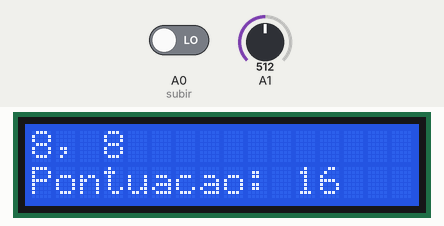
Simulated run of this sketch. Board: Arduino Uno, built with avr-gcc and run on an emulated ATmega328P. Shown: 16×2 character LCD. The test bench sets the inputs (shaded band); at power-on: A0 (subir) LOW, A1 = 512. Random numbers use the default seed unless the sketch sets one.

Above: at 1.2 s.
1.3 s: A0 (subir) driven HIGH
At 2.8 s:
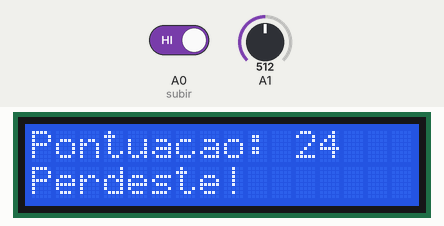
At 7.8 s:
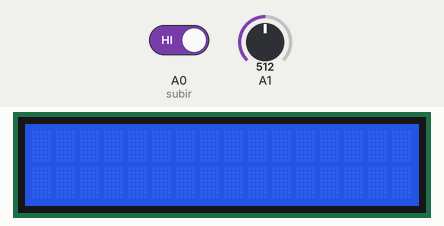
Timing chart, 0 to 9.3 s (numbered marks = the images above; inputs shaded):
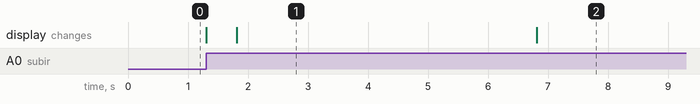

The sketch:

subir_numero.ino
```cpp
#include <LiquidCrystal.h>

LiquidCrystal lcd(7, 6, 5, 4, 3, 2);

int subir = A0;
unsigned long lastDebounceTime = 0;
unsigned long debounceDelay = 50;
int buttonState;
int lastButtonState = LOW;

int drawCard() {
  randomSeed(analogRead(1));
  int number = random(12);
  return number;
}


int score;

void setup()
{
  lcd.begin(16, 2);
  pinMode(subir, INPUT);

}

void jogo() {
  int card1 = drawCard();
  int card2 = drawCard();
  lcd.setCursor(0, 0);
  lcd.print(card1);
  lcd.print(", ");
  lcd.print(card2);
  lcd.setCursor(0, 1);
  score = card1 + card2;
  lcd.print("Pontuacao: ");
  lcd.print(score);

  while (score < 21) {
    //waitForButtonPress();
    if (digitalRead(subir) == HIGH) {

      lcd.clear();
      int card3 = drawCard();
      lcd.setCursor(0, 0);
      lcd.print(card1);
      lcd.print(", ");
      lcd.print(card2);
      lcd.print(", ");
      lcd.print(card3);
      score += card3;
      lcd.setCursor(0, 1);
      lcd.print("Pontuacao: ");
      lcd.print(score);
      delay(500);

      if (score < 21) {
        if (digitalRead(subir) == HIGH) {
          lcd.clear();
          int card4 = drawCard();
          lcd.setCursor(0, 0);
          lcd.print(card1);
          lcd.print(", ");
          lcd.print(card2);
          lcd.print(", ");
          lcd.print(card3);
          lcd.print(", ");
          lcd.print(card4);
          score += card4;
          lcd.setCursor(0, 1);
          lcd.print("Pontuacao: ");
          lcd.print(score);
          delay(500);
        }
      }
    }

    if (score == 21) {
      lcd.clear();
      lcd.setCursor(0, 0);
      lcd.print("Pontuacao: ");
      lcd.print(score);
      lcd.setCursor(0, 1);
      lcd.print("Vitoria!");
      delay(5000);
      lcd.clear();
    }
    else if (score > 21) {
      lcd.clear();
      lcd.setCursor(0, 0);
      lcd.print("Pontuacao: ");
      lcd.print(score);
      lcd.setCursor(0, 1);
      lcd.print("Perdeste!");
      delay(5000);
      lcd.clear();
    }
  }
  delay(5000);
}

void loop() {
  jogo();
}
```

Measured:
- after the input at 1.3 s, the display: first changes at once (image 1 shows a later state)
- what the display in image 1 shows lasts 5.0 s, from 1.8 s to 6.8 s
